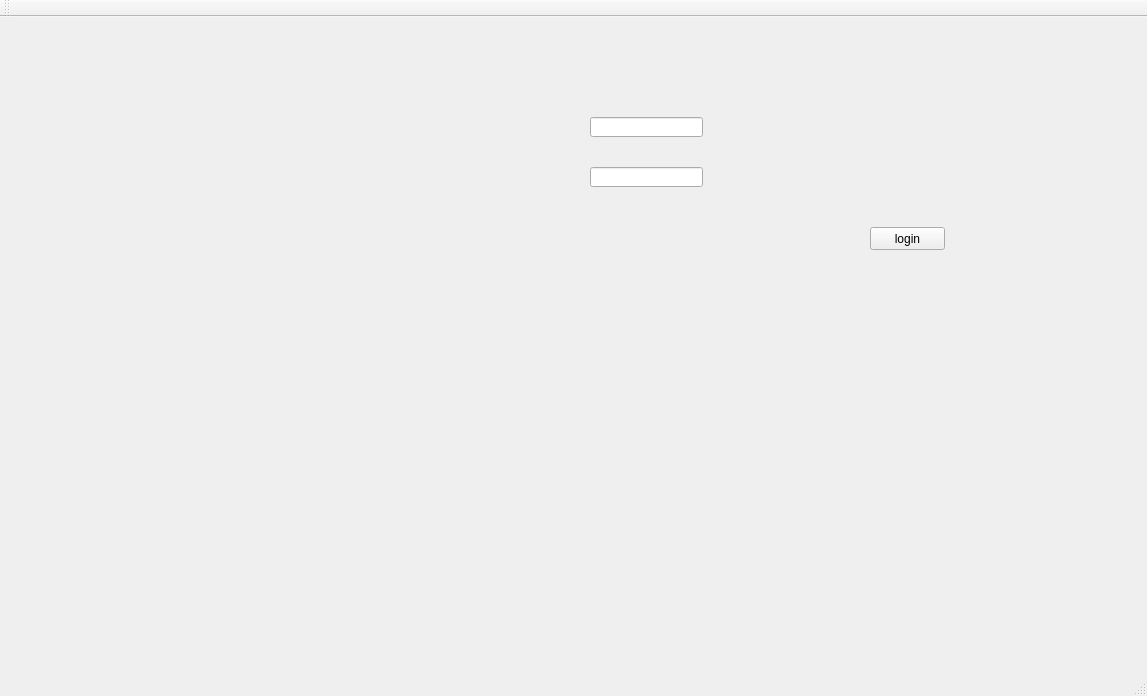
<?xml version="1.0" encoding="UTF-8"?>
<ui version="4.0">
 <class>MainWindow</class>
 <widget class="QMainWindow" name="MainWindow">
  <property name="geometry">
   <rect>
    <x>0</x>
    <y>0</y>
    <width>1147</width>
    <height>696</height>
   </rect>
  </property>
  <property name="windowTitle">
   <string>Gestion des Clients</string>
  </property>
  <widget class="QWidget" name="centralWidget">
   <widget class="QStackedWidget" name="stackedWidget">
    <property name="geometry">
     <rect>
      <x>20</x>
      <y>10</y>
      <width>1101</width>
      <height>631</height>
     </rect>
    </property>
    <property name="currentIndex">
     <number>1</number>
    </property>
    <widget class="QWidget" name="page">
     <widget class="QTabWidget" name="AJOUTER">
      <property name="geometry">
       <rect>
        <x>150</x>
        <y>0</y>
        <width>1091</width>
        <height>491</height>
       </rect>
      </property>
      <property name="currentIndex">
       <number>3</number>
      </property>
      <widget class="QWidget" name="tab">
       <attribute name="title">
        <string>add</string>
       </attribute>
       <widget class="QTextBrowser" name="textBrowser">
        <property name="geometry">
         <rect>
          <x>-5</x>
          <y>-9</y>
          <width>771</width>
          <height>451</height>
         </rect>
        </property>
       </widget>
       <widget class="QPushButton" name="pb_AJOUTER">
        <property name="geometry">
         <rect>
          <x>270</x>
          <y>360</y>
          <width>75</width>
          <height>23</height>
         </rect>
        </property>
        <property name="text">
         <string>AJOUTER</string>
        </property>
       </widget>
       <widget class="QWidget" name="verticalLayoutWidget">
        <property name="geometry">
         <rect>
          <x>190</x>
          <y>110</y>
          <width>191</width>
          <height>241</height>
         </rect>
        </property>
        <layout class="QVBoxLayout" name="verticalLayout">
         <item>
          <widget class="QLineEdit" name="le_ID_EMPLOYES"/>
         </item>
         <item>
          <widget class="QLineEdit" name="le_NOM"/>
         </item>
         <item>
          <widget class="QLineEdit" name="le_PRENOM"/>
         </item>
         <item>
          <widget class="QLineEdit" name="le_ADRESSE_EMAIL"/>
         </item>
         <item>
          <widget class="QLineEdit" name="le_ADRESSE"/>
         </item>
         <item>
          <widget class="QLineEdit" name="le_NUM_TEL"/>
         </item>
        </layout>
       </widget>
       <widget class="QWidget" name="verticalLayoutWidget_2">
        <property name="geometry">
         <rect>
          <x>70</x>
          <y>110</y>
          <width>121</width>
          <height>241</height>
         </rect>
        </property>
        <layout class="QVBoxLayout" name="verticalLayout_2">
         <item>
          <widget class="QLabel" name="label">
           <property name="text">
            <string>ID_EMPLOYES</string>
           </property>
          </widget>
         </item>
         <item>
          <widget class="QLabel" name="label_4">
           <property name="text">
            <string>NOM</string>
           </property>
          </widget>
         </item>
         <item>
          <widget class="QLabel" name="label_5">
           <property name="text">
            <string>PRENOM</string>
           </property>
          </widget>
         </item>
         <item>
          <widget class="QLabel" name="label_6">
           <property name="text">
            <string>ADRESSE_EMAIL</string>
           </property>
          </widget>
         </item>
         <item>
          <widget class="QLabel" name="label_3">
           <property name="text">
            <string>ADRESSE</string>
           </property>
          </widget>
         </item>
         <item>
          <widget class="QLabel" name="label_2">
           <property name="text">
            <string>NUM_TEL</string>
           </property>
          </widget>
         </item>
        </layout>
       </widget>
      </widget>
      <widget class="QWidget" name="tab_3">
       <attribute name="title">
        <string>mod/supp</string>
       </attribute>
       <widget class="QTableView" name="tableView">
        <property name="geometry">
         <rect>
          <x>280</x>
          <y>0</y>
          <width>791</width>
          <height>251</height>
         </rect>
        </property>
        <property name="selectionBehavior">
         <enum>QAbstractItemView::SelectRows</enum>
        </property>
       </widget>
       <widget class="QLabel" name="label_9">
        <property name="geometry">
         <rect>
          <x>0</x>
          <y>140</y>
          <width>61</width>
          <height>20</height>
         </rect>
        </property>
        <property name="text">
         <string>PRENOM</string>
        </property>
       </widget>
       <widget class="QPushButton" name="pushButton_2">
        <property name="geometry">
         <rect>
          <x>40</x>
          <y>360</y>
          <width>75</width>
          <height>23</height>
         </rect>
        </property>
        <property name="text">
         <string>MODIFIER</string>
        </property>
       </widget>
       <widget class="QLabel" name="label_10">
        <property name="geometry">
         <rect>
          <x>0</x>
          <y>190</y>
          <width>91</width>
          <height>16</height>
         </rect>
        </property>
        <property name="text">
         <string>ADRESSE_EMAIL</string>
        </property>
       </widget>
       <widget class="QLabel" name="label_12">
        <property name="geometry">
         <rect>
          <x>0</x>
          <y>290</y>
          <width>71</width>
          <height>16</height>
         </rect>
        </property>
        <property name="text">
         <string>ID_EMPLOYES</string>
        </property>
       </widget>
       <widget class="QLabel" name="label_8">
        <property name="geometry">
         <rect>
          <x>0</x>
          <y>90</y>
          <width>47</width>
          <height>14</height>
         </rect>
        </property>
        <property name="text">
         <string>NOM</string>
        </property>
       </widget>
       <widget class="QLabel" name="label_7">
        <property name="geometry">
         <rect>
          <x>0</x>
          <y>40</y>
          <width>61</width>
          <height>16</height>
         </rect>
        </property>
        <property name="text">
         <string>NUM_TEL</string>
        </property>
       </widget>
       <widget class="QLabel" name="label_11">
        <property name="geometry">
         <rect>
          <x>0</x>
          <y>240</y>
          <width>47</width>
          <height>14</height>
         </rect>
        </property>
        <property name="text">
         <string>ADRESSE</string>
        </property>
       </widget>
       <widget class="QPushButton" name="pushButton">
        <property name="geometry">
         <rect>
          <x>150</x>
          <y>360</y>
          <width>75</width>
          <height>23</height>
         </rect>
        </property>
        <property name="text">
         <string>supprimer</string>
        </property>
       </widget>
       <widget class="QWidget" name="verticalLayoutWidget_3">
        <property name="geometry">
         <rect>
          <x>110</x>
          <y>20</y>
          <width>160</width>
          <height>311</height>
         </rect>
        </property>
        <layout class="QVBoxLayout" name="verticalLayout_3">
         <item>
          <widget class="QLineEdit" name="mod_NUM_TEL"/>
         </item>
         <item>
          <widget class="QLineEdit" name="mod_NOM"/>
         </item>
         <item>
          <widget class="QLineEdit" name="mod_PRENOM"/>
         </item>
         <item>
          <widget class="QLineEdit" name="mod_ADRESSE_EMAIL"/>
         </item>
         <item>
          <widget class="QLineEdit" name="mod_ADRESSE"/>
         </item>
         <item>
          <widget class="QLineEdit" name="mod_ID_EMPLOYES"/>
         </item>
        </layout>
       </widget>
       <widget class="QLineEdit" name="lineEdit">
        <property name="geometry">
         <rect>
          <x>-240</x>
          <y>20</y>
          <width>113</width>
          <height>20</height>
         </rect>
        </property>
       </widget>
       <widget class="QLineEdit" name="lineEdit_2">
        <property name="geometry">
         <rect>
          <x>300</x>
          <y>290</y>
          <width>113</width>
          <height>20</height>
         </rect>
        </property>
       </widget>
       <widget class="QPushButton" name="pushButton_4">
        <property name="geometry">
         <rect>
          <x>270</x>
          <y>360</y>
          <width>75</width>
          <height>23</height>
         </rect>
        </property>
        <property name="text">
         <string>pdf</string>
        </property>
       </widget>
       <widget class="QComboBox" name="comboBox">
        <property name="geometry">
         <rect>
          <x>301</x>
          <y>261</y>
          <width>91</width>
          <height>21</height>
         </rect>
        </property>
        <item>
         <property name="text">
          <string>Par Default</string>
         </property>
        </item>
        <item>
         <property name="text">
          <string>ID_EMPLOYES</string>
         </property>
        </item>
        <item>
         <property name="text">
          <string>NOM</string>
         </property>
        </item>
        <item>
         <property name="text">
          <string>PRENOM</string>
         </property>
        </item>
        <item>
         <property name="text">
          <string>ADRESSE_EMAIL</string>
         </property>
        </item>
        <item>
         <property name="text">
          <string>ADRESSE</string>
         </property>
        </item>
       </widget>
      </widget>
      <widget class="QWidget" name="tab_5">
       <attribute name="title">
        <string>chat boot</string>
       </attribute>
       <widget class="QPlainTextEdit" name="conv">
        <property name="geometry">
         <rect>
          <x>30</x>
          <y>10</y>
          <width>391</width>
          <height>281</height>
         </rect>
        </property>
       </widget>
       <widget class="QLineEdit" name="msgboot">
        <property name="geometry">
         <rect>
          <x>30</x>
          <y>290</y>
          <width>301</width>
          <height>31</height>
         </rect>
        </property>
       </widget>
       <widget class="QPushButton" name="sendboot">
        <property name="geometry">
         <rect>
          <x>330</x>
          <y>290</y>
          <width>93</width>
          <height>31</height>
         </rect>
        </property>
        <property name="text">
         <string>send</string>
        </property>
       </widget>
      </widget>
      <widget class="QWidget" name="tab_2">
       <attribute name="title">
        <string>mailling</string>
       </attribute>
       <widget class="QTextEdit" name="msg">
        <property name="geometry">
         <rect>
          <x>148</x>
          <y>126</y>
          <width>651</width>
          <height>291</height>
         </rect>
        </property>
        <property name="placeholderText">
         <string>type your message here ...</string>
        </property>
       </widget>
       <widget class="QPushButton" name="browseBtn">
        <property name="geometry">
         <rect>
          <x>725</x>
          <y>89</y>
          <width>75</width>
          <height>24</height>
         </rect>
        </property>
        <property name="text">
         <string>Browse ...</string>
        </property>
       </widget>
       <widget class="QLineEdit" name="rcpt">
        <property name="geometry">
         <rect>
          <x>148</x>
          <y>20</y>
          <width>491</width>
          <height>21</height>
         </rect>
        </property>
        <property name="placeholderText">
         <string>recipient</string>
        </property>
       </widget>
       <widget class="QLineEdit" name="subject">
        <property name="geometry">
         <rect>
          <x>148</x>
          <y>54</y>
          <width>651</width>
          <height>16</height>
         </rect>
        </property>
        <property name="placeholderText">
         <string>subject</string>
        </property>
       </widget>
       <widget class="QPushButton" name="sendBtn">
        <property name="geometry">
         <rect>
          <x>148</x>
          <y>420</y>
          <width>651</width>
          <height>23</height>
         </rect>
        </property>
        <property name="text">
         <string>Send</string>
        </property>
       </widget>
       <widget class="QLineEdit" name="file">
        <property name="geometry">
         <rect>
          <x>148</x>
          <y>90</y>
          <width>571</width>
          <height>23</height>
         </rect>
        </property>
        <property name="placeholderText">
         <string>attachement here</string>
        </property>
       </widget>
       <widget class="QLineEdit" name="mail_pass">
        <property name="geometry">
         <rect>
          <x>660</x>
          <y>20</y>
          <width>141</width>
          <height>20</height>
         </rect>
        </property>
        <property name="echoMode">
         <enum>QLineEdit::Password</enum>
        </property>
        <property name="placeholderText">
         <string>your mail password</string>
        </property>
       </widget>
      </widget>
      <widget class="QWidget" name="tab_4">
       <attribute name="title">
        <string>Page</string>
       </attribute>
       <widget class="QWidget" name="verticalLayoutWidget_4">
        <property name="geometry">
         <rect>
          <x>230</x>
          <y>60</y>
          <width>181</width>
          <height>181</height>
         </rect>
        </property>
        <layout class="QVBoxLayout" name="verticalLayout_4">
         <item>
          <widget class="QLineEdit" name="idE"/>
         </item>
         <item>
          <widget class="QLineEdit" name="code"/>
         </item>
         <item>
          <widget class="QPushButton" name="pushButton_3">
           <property name="text">
            <string>Ouvrir</string>
           </property>
          </widget>
         </item>
        </layout>
       </widget>
      </widget>
     </widget>
    </widget>
    <widget class="QWidget" name="page_2">
     <widget class="QLineEdit" name="le_mail">
      <property name="geometry">
       <rect>
        <x>570</x>
        <y>90</y>
        <width>113</width>
        <height>20</height>
       </rect>
      </property>
     </widget>
     <widget class="QLineEdit" name="le_motdepasse">
      <property name="geometry">
       <rect>
        <x>570</x>
        <y>140</y>
        <width>113</width>
        <height>20</height>
       </rect>
      </property>
     </widget>
     <widget class="QPushButton" name="login">
      <property name="geometry">
       <rect>
        <x>850</x>
        <y>200</y>
        <width>75</width>
        <height>23</height>
       </rect>
      </property>
      <property name="text">
       <string>login</string>
      </property>
     </widget>
    </widget>
    <widget class="QWidget" name="page_3"/>
   </widget>
  </widget>
  <widget class="QMenuBar" name="menuBar">
   <property name="geometry">
    <rect>
     <x>0</x>
     <y>0</y>
     <width>1147</width>
     <height>22</height>
    </rect>
   </property>
  </widget>
  <widget class="QToolBar" name="mainToolBar">
   <attribute name="toolBarArea">
    <enum>TopToolBarArea</enum>
   </attribute>
   <attribute name="toolBarBreak">
    <bool>false</bool>
   </attribute>
  </widget>
  <widget class="QStatusBar" name="statusBar"/>
 </widget>
 <layoutdefault spacing="6" margin="11"/>
 <resources/>
 <connections/>
</ui>
